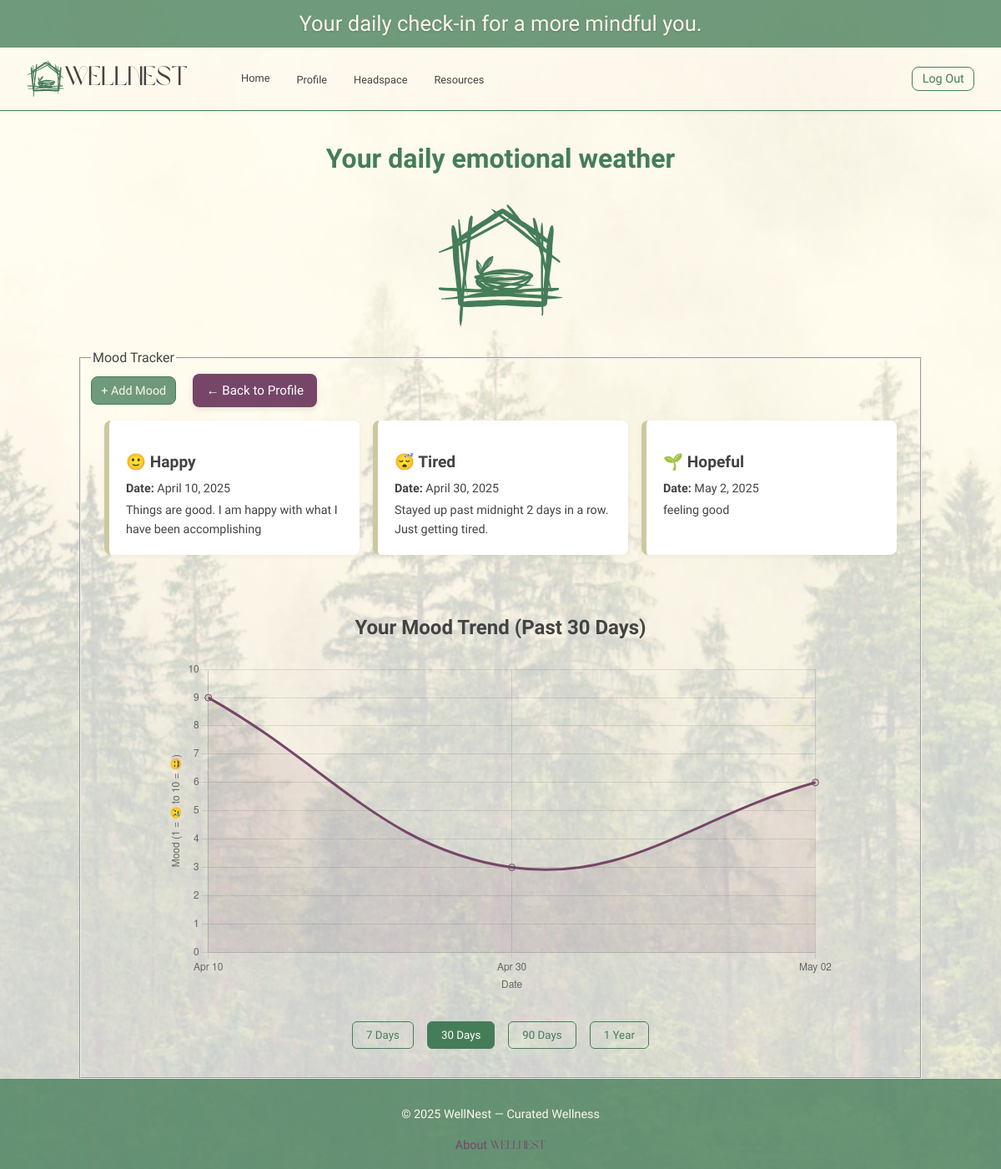
The app's page /moods/ (signed in), older data.
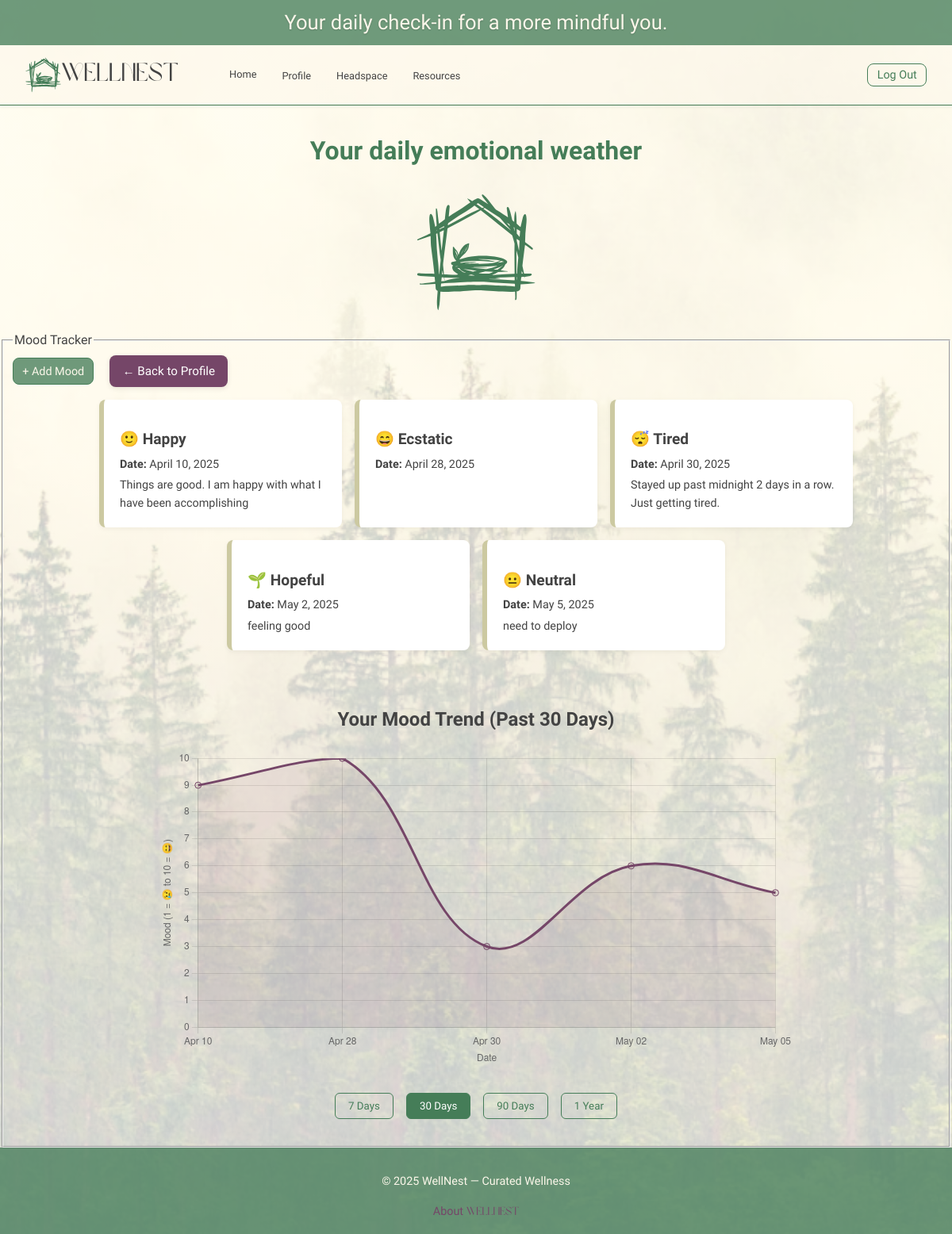
The same page, newer data.
### main_app/models.py (models this page shows, shortened)
class MoodEntry(models.Model):
    date = models.DateField('Mood date')
    mood = models.CharField(max_length=20, choices=MOOD_CHOICES)
    note = models.TextField(blank=True)
    user = models.ForeignKey(User, on_delete=models.CASCADE)
    class Meta:
        ordering = ['-date']

### main_app/views/mood_views.py (the view)
# urls.py: path('moods/', views.mood_index, name='mood-index'),
@login_required
def mood_index(request):
    user = request.user
    allowed_ranges = [7, 30, 90, 365]
    default_range = 30
    try:
        days = int(request.GET.get('range', default_range))
        if days not in allowed_ranges:
            days = default_range
    except ValueError:
        days = default_range
    start_date = date.today() - timedelta(days=days)
    moods = MoodEntry.objects.filter(user=user, date__gte=start_date).order_by('date')
    chart_labels = [m.date.strftime('%b %d') for m in moods]
    chart_data = [MOOD_TO_SCORE.get(m.mood, 5) for m in moods]
    return render(request, 'moods/index.html', {
        'moods': moods,
        'range': days,
        'chart_labels': json.dumps(chart_labels),
        'chart_data': json.dumps(chart_data),
    })

### main_app/templates/moods/index.html (shortened to what this page needs)
{% extends 'base.html' %}
{% load static %}
{% block head %}
  <link rel="stylesheet" href="{% static 'css/moods/mood_index.css' %}">
{% endblock %}
{% block content %}
  <section class="page-header">
    <h1>Your daily emotional weather</h1>
    <img src="{% static 'images/whiteNestHouse.svg' %}" alt="WellNest House Logo" class="tiny-logo" width="150px">
  </section>
  <section class="mood-groups">
    <fieldset class="habit-group">
      <legend class="habit-legend">Mood Tracker</legend>
      <div class="section-actions">
        <a href="{% url 'mood-create' %}" class="btn-solid small-btn">+ Add Mood</a>
        <a href="{% url 'profile' %}" class="btn back-btn">← Back to Profile</a>
      </div>
      <div class="card-container">
        {% for mood in moods %}
          <a href="{% url 'mood-detail' mood.id %}" class="card">
            <div class="card-content">
              <h3 class="card-title">{{ mood.get_mood_display }}</h3>
              <p><strong>Date:</strong> {{ mood.date }}</p>
              {% if mood.note %}
                <p>{{ mood.note|truncatewords:12 }}</p>
              {% endif %}
            </div>
          </a>
        {% empty %}
          <p class="no-data">No mood entries yet. Start by logging one above.</p>
        {% endfor %}
      </div>
      <section class="mood-chart-container">
        <h2>Your Mood Trend (Past {{ range }} Days)</h2>
        <canvas id="moodTrendChart" width="400" height="200"></canvas>
      </section>
      <div class="range-buttons">
        <button data-range="7" class="range-btn {% if range == 7 %}active{% endif %}">7 Days</button>
        <button data-range="30" class="range-btn {% if range == 30 %}active{% endif %}">30 Days</button>
        <button data-range="90" class="range-btn {% if range == 90 %}active{% endif %}">90 Days</button>
        <button data-range="365" class="range-btn {% if range == 365 %}active{% endif %}">1 Year</button>
      </div>
    </fieldset>
  </section>
{% endblock %}
{% block script %}
  <script>
    const ctx = document.getElementById('moodTrendChart').getContext('2d');
    const moodChart = new Chart(ctx, {
      type: 'line',
      data: {
        labels: JSON.parse('{{ chart_labels|safe|escapejs }}'),
        datasets: [{
          label: 'Mood Score',
          data: JSON.parse('{{ chart_data|safe|escapejs }}'),
          borderColor: '#754668',
          backgroundColor: 'rgba(117, 70, 104, 0.1)',
          tension: 0.4,
          fill: true,
          pointRadius: 4,
          pointHoverRadius: 6,
        }]
      },
      options: {
        scales: {
          y: {
            beginAtZero: true,
            max: 10,
            title: {
              display: true,
              text: 'Mood (1 = 😢 to 10 = 😄)'
            }
          },
          x: {
            title: {
              display: true,
              text: 'Date'
            }
          }
        },
        responsive: true,
        plugins: {
          legend: { display: false },
          tooltip: {
            callbacks: {
              label: function(context) {
                const emojiMap = {
                  1: '😢', 2: '😠', 3: '😩', 4: '😰', 5: '😐',
                  6: '😊', 7: '🙂', 8: '🌱', 9: '🙏', 10: '😄'
                };
                const score = context.parsed.y;
                return `Mood Score: ${score} ${emojiMap[score] || ''}`;
              }
            }
          }
        }
      }
    });
  document.querySelectorAll('.range-btn').forEach(btn => {
    btn.addEventListener('click', function () {
      const range = this.getAttribute('data-range');
      fetch(`/api/mood-data/?range=${range}`)
        .then(response => response.json())
        .then(data => {
          // Update chart labels and data
          moodChart.data.labels = data.labels;
          moodChart.data.datasets[0].data = data.scores;
          moodChart.update();
          // Update button styles
          document.querySelectorAll('.range-btn').forEach(b => b.classList.remove('active'));
          this.classList.add('active');
        });
    });
  });
  </script>
{% endblock %}

Row changes from the older to the newer data that the page shows:
added MoodEntry: mood "😄 Ecstatic", date "April 28, 2025"
added MoodEntry: mood "😐 Neutral", date "May 5, 2025", note "need to deploy"
Text that changed along with them:
chart data {{ chart_data|safe|escapejs }}: [9, 3, 6] → [9, 10, 3, 6, 5]
